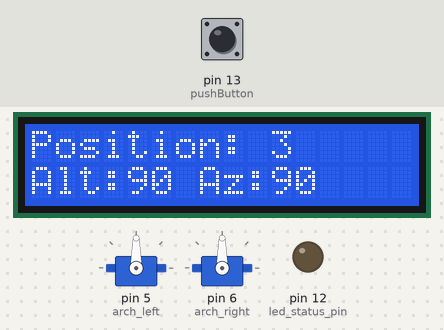
Bench run of a sketch on a simulated Arduino Uno, built with avr-gcc and run on an emulated ATmega328P. On the bench: 2 × servo, 16×2 character LCD, output pins drawn as LEDs (lit = HIGH). The test bench sets the inputs (shaded band); at power-on: pin 13 (pushButton) HIGH. What the sketch prints to the serial monitor is not drawn.

Above: at 6.2 s.
6.3 s: pin 13 (pushButton) pulled LOW for 0.15 s
At 6.8 s:
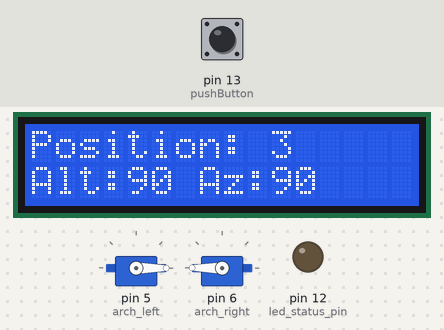
12.4 s: pin 13 (pushButton) pulled LOW for 1 s
At 18.1 s:
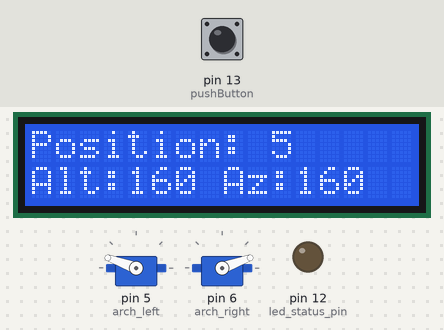
18.9 s: pin 13 (pushButton) pulled LOW for 0.15 s
At 24.2 s:
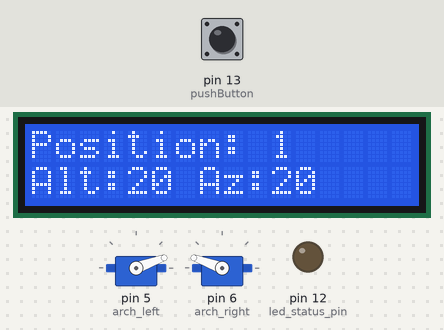
25.0 s: pin 13 (pushButton) pulled LOW for 3.2 s
At 30.9 s:
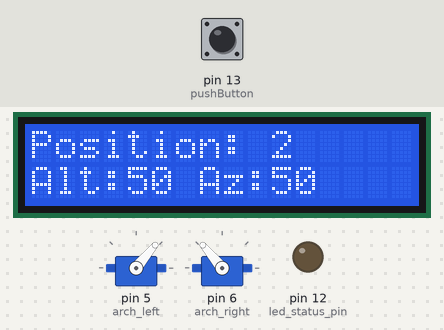
31.2 s: pin 13 (pushButton) pulled LOW for 0.15 s
At 31.8 s:
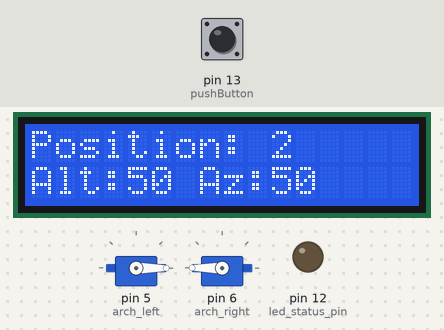
Timing chart, 0 to 37.7 s (numbered marks = the images above; inputs shaded):
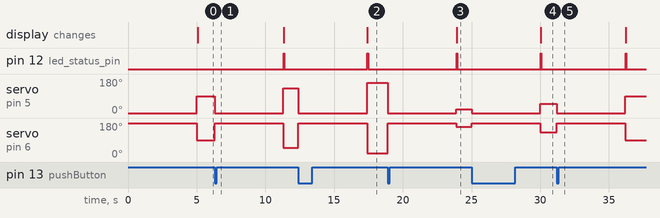

Measured:
- after the input at 6.3 s, pin 12 (led_status_pin): LOW → HIGH after 5.0 s, → LOW 0.05 s later; servo on pin 5 (arch_left): 90° → 0° at once, → 130° 5.0 s later; servo on pin 6 (arch_right): 90° → 180° at once, → 50° 5.0 s later
- after the input at 12.4 s, pin 12 (led_status_pin): LOW → HIGH after 5.0 s, → LOW 0.05 s later; servo on pin 5 (arch_left): 130° → 0° at once, → 160° 5.0 s later; servo on pin 6 (arch_right): 50° → 180° at once, → 20° 5.0 s later; the display: changes after 5.0 s (image 2)
- after the input at 18.9 s, pin 12 (led_status_pin): LOW → HIGH after 5.0 s, → LOW 0.05 s later; servo on pin 5 (arch_left): 160° → 0° at once, → 20° 5.0 s later; servo on pin 6 (arch_right): 20° → 180° at once, → 160° 5.0 s later; the display: changes after 5.0 s (image 3)
- after the input at 25.0 s, pin 12 (led_status_pin): LOW → HIGH after 5.0 s, → LOW 0.05 s later; servo on pin 5 (arch_left): 20° → 0° at once, → 50° 5.0 s later; servo on pin 6 (arch_right): 160° → 180° at once, → 130° 5.0 s later; the display: changes after 5.0 s (image 4)
- after the input at 31.2 s, pin 12 (led_status_pin): LOW → HIGH after 5.0 s, → LOW 0.05 s later; servo on pin 5 (arch_left): 50° → 0° at once, → 90° 5.0 s later; servo on pin 6 (arch_right): 130° → 180° at once, → 90° 5.0 s later

The sketch:

lightSwing.ino
```cpp
#include <Servo.h>
#include <LiquidCrystal_I2C.h>

// Servo Configuration
Servo arch_left;
Servo arch_right;

// LCD Configuration
LiquidCrystal_I2C lcd(0x27, 16, 2);

// Pin Definitions
const int pushButton = 13;
const int led_status_pin = 12;  // Signal to secondary Arduino for LED control

// Preset Positions Configuration
// MODIFY THESE VALUES TO CHANGE PRESET POSITIONS
const int NUM_PRESETS = 5;
int presetAngles[NUM_PRESETS] = {
  20,   // Position 1 - angle in degrees
  50,   // Position 2 - angle in degrees
  90,   // Position 3 - angle in degrees (center)
  130,  // Position 4 - angle in degrees
  160   // Position 5 - angle in degrees
};

// State Variables
int currentPresetIndex = 2;  // Start at center position (index 2, which is the 3rd preset)
bool lastButtonState = HIGH; // Using INPUT_PULLUP, so HIGH is not pressed

void setup() {
  Serial.begin(9600);

  // Initialize servos
  arch_left.attach(5);
  arch_right.attach(6);

  // Set initial position
  moveToPreset(currentPresetIndex);

  // Initialize LED communication pin
  pinMode(led_status_pin, OUTPUT);
  digitalWrite(led_status_pin, LOW);

  // Initialize LCD
  lcd.init();
  lcd.backlight();
  updateDisplay();

  // Initialize button
  pinMode(pushButton, INPUT_PULLUP);
}

void loop() {
  // Read button state
  bool buttonState = digitalRead(pushButton);

  // Check for button press (transition from HIGH to LOW)
  if (buttonState == LOW && lastButtonState == HIGH) {
    // Move to next preset
    currentPresetIndex = (currentPresetIndex + 1) % NUM_PRESETS;

    // Update servo position
    moveToPreset(currentPresetIndex);

    // Update display
    updateDisplay();

    // Signal the LED Arduino to change LEDs
    signalLedArduino();

    // Debounce delay
    delay(200);
  }

  // Save button state for next iteration
  lastButtonState = buttonState;
}

void moveToPreset(int presetIndex) {
  // do a calibration each time to ensure correct position
  arch_left.write(0);
  arch_right.write(180); // Mirror movement (180 - 0)

  // Wait for servos to reach zero position
  delay(5000);  // Adjust delay as needed for your servos

  int angle = presetAngles[presetIndex];

  // Update servos
  arch_left.write(angle);
  arch_right.write(180 - angle); // Mirror movement

  Serial.print("Moving to preset ");
  Serial.print(presetIndex + 1);
  Serial.print(" (angle: ");
  Serial.print(angle);
  Serial.println(" degrees)");
}

void signalLedArduino() {
  // Trigger the secondary Arduino's LED animation sequence
  digitalWrite(led_status_pin, HIGH);
  delay(50);  // Brief pulse to trigger the other Arduino
  digitalWrite(led_status_pin, LOW);

  Serial.println("Sent signal to LED Arduino");
}

void updateDisplay() {
  lcd.clear();
  lcd.setCursor(0, 0);
  lcd.print("Position: ");
  lcd.print(currentPresetIndex + 1);  // Display 1-5 instead of 0-4

  // Calculate altitude (angle from horizontal)
  int altitude = presetAngles[currentPresetIndex];
  // Azimuth is implied by the position around the arch
  // For display purposes, we'll map angle 0-180 to azimuth 0-180
  int azimuth = presetAngles[currentPresetIndex];

  lcd.setCursor(0, 1);
  lcd.print("Alt:");
  lcd.print(altitude);
  lcd.print(" Az:");
  lcd.print(azimuth);
}
```
